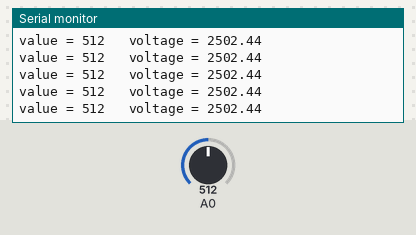
This sketch was run on a simulated Arduino Uno, built with avr-gcc and run on an emulated ATmega328P. On the bench: the last lines printed to the serial monitor. The test bench sets the inputs (shaded band); at power-on: A0 = 512.

Above: at 1.2 s.
1.3 s: A0 set to 222
At 2.2 s:
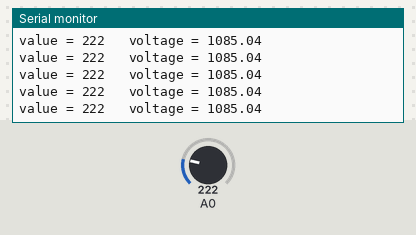
4.3 s: A0 set to 196
At 5.1 s:
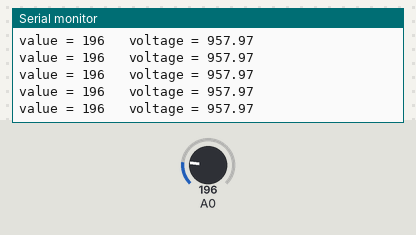
8.8 s: A0 set to 107
At 9.8 s:
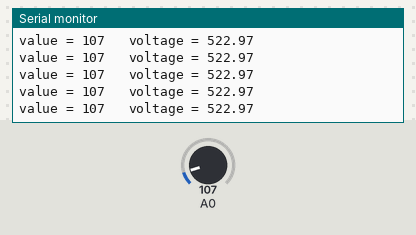
11.8 s: A0 set to 88
At 12.5 s:
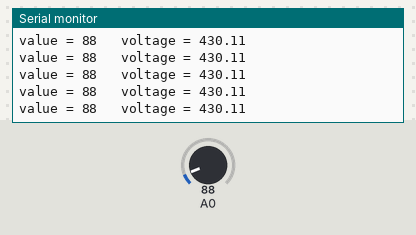
13.3 s: A0 set to 0
At 14.0 s:
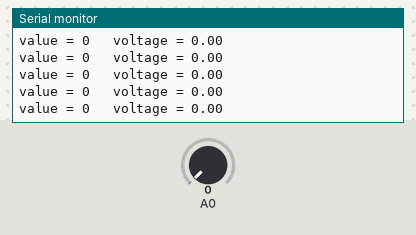
16.3 s: A0 set to 4
At 16.9 s:
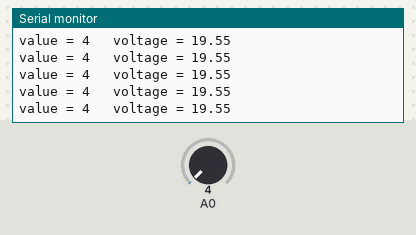
Timing chart, 0 to 18.8 s (numbered marks = the images above; inputs shaded):
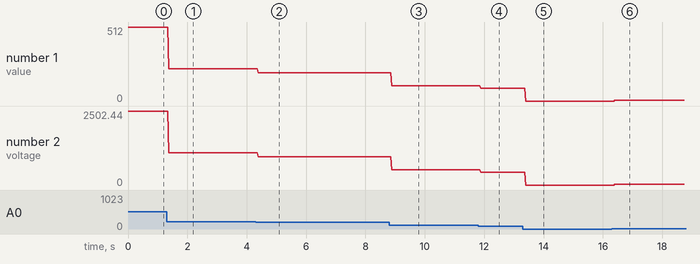

Measured:
- after the input at 1.3 s, the serial monitor: prints a new line after 0.07 s (image 1)
- after the input at 4.3 s, the serial monitor: prints a new line after 0.09 s (image 2)
- after the input at 8.8 s, the serial monitor: prints a new line after 0.09 s (image 3)
- after the input at 11.8 s, the serial monitor: prints a new line after 0.08 s (image 4)
- after the input at 13.3 s, the serial monitor: prints a new line after 0.10 s (image 5)
- after the input at 16.3 s, the serial monitor: prints a new line after 0.10 s (image 6)
- plotted number 1: 512 → 222 after the input at 1.3 s, 222 → 196 after the input at 4.3 s, 196 → 107 after the input at 8.8 s, 107 → 88 after the input at 11.8 s, 88 → 0 after the input at 13.3 s
- plotted number 2: 2502.44 → 1085.04 after the input at 1.3 s, 1085.04 → 957.97 after the input at 4.3 s, 957.97 → 522.97 after the input at 8.8 s, 522.97 → 430.11 after the input at 11.8 s, 430.11 → 0 after the input at 13.3 s

The sketch:

Potansiyometre-ile-Veri-ve-Voltaj-okuma.ino
```cpp
/*
Bu projede potansiyometre den değer alma ve voltage hesaplama
gibi basit işlemleri gerçekleştirmektedir.
Tarih: 09.06.2023
Yazar: dezarto
*/
int value;
float voltage = 0.0;

void setup() {
  Serial.begin(9600);
}

void loop() {
  value = analogRead(A0);  // A0 girişinden analog değerleri okuruz
  Serial.print("value = ");
  Serial.print(value);

  voltage = value * (5000.0 / 1023);  // 2^10 = 1024, 5 volt 5000 mini volt yapar,
                                      // 5000 / 1024 = 4,88 milivolt hassasiyet ile
                                      // analog veri okuma gerçekleştirilir.
  Serial.print("   voltage = ");
  Serial.println(voltage);
}
```
